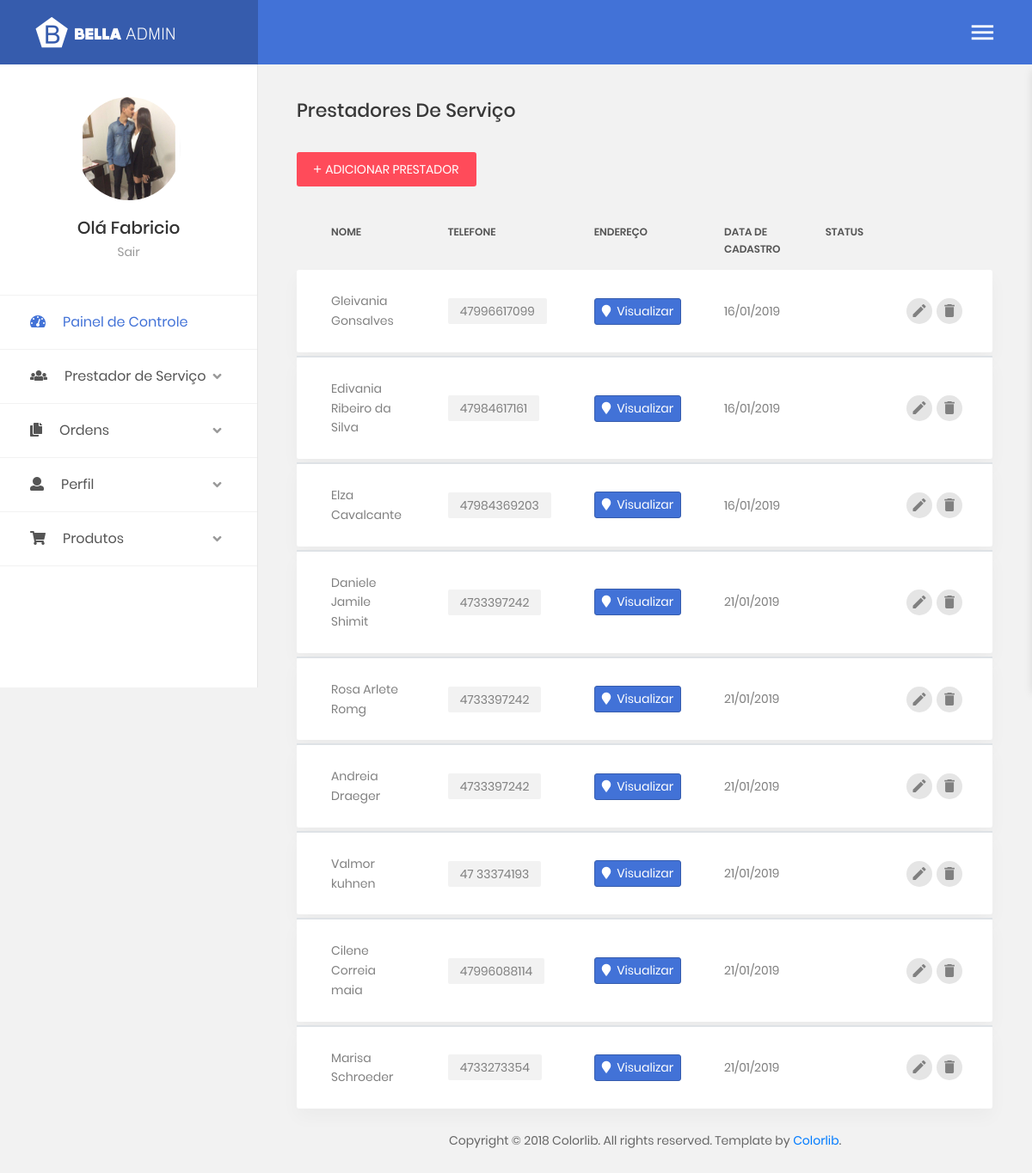
Screenshot of /sistema/rel_ordem.php (signed in) with the database file from the repository.
### tables this page shows
CREATE TABLE `provider` (
  `provider_id` int(11) NOT NULL,
  `name_pr` varchar(65) NOT NULL,
  `tel_pr` varchar(11) NOT NULL,
  `cep` int(8) NOT NULL,
  `rua_pr` varchar(35) NOT NULL,
  `numero_end_pr` int(4) NOT NULL,
  `bairro_pr` varchar(35) NOT NULL,
  `cidade_pr` varchar(35) NOT NULL,
  `estado_pr` varchar(2) NOT NULL,
  `obs_pr` varchar(300) NOT NULL,
  `cod_cad_status` int(11) NOT NULL,
  `sign_date` datetime NOT NULL
);

### sistema/rel_ordem.php (the view, shortened to what this page needs)
<?php
include("class/conexao.php");
    $sql_code = "SELECT * FROM provider";
    $sql_query = $mysqli->query($sql_code) or die($mysqli->error);
    $linha = $sql_query->fetch_assoc();
?>
<!DOCTYPE html>
<html lang="pt-br">
<head>
    <link href="css/font-face.css" rel="stylesheet" media="all">
    <link href="vendor/font-awesome-4.7/css/font-awesome.min.css" rel="stylesheet" media="all">
    <link href="vendor/font-awesome-5/css/fontawesome-all.min.css" rel="stylesheet" media="all">
    <link href="vendor/mdi-font/css/material-design-iconic-font.min.css" rel="stylesheet" media="all">
    <link href="vendor/bootstrap-4.1/bootstrap.min.css" rel="stylesheet" media="all">
    <link href="vendor/animsition/animsition.min.css" rel="stylesheet" media="all">
    <link href="vendor/bootstrap-progressbar/bootstrap-progressbar-3.3.4.min.css" rel="stylesheet" media="all">
    <link href="vendor/wow/animate.css" rel="stylesheet" media="all">
    <link href="vendor/css-hamburgers/hamburgers.min.css" rel="stylesheet" media="all">
    <link href="vendor/slick/slick.css" rel="stylesheet" media="all">
    <link href="vendor/select2/select2.min.css" rel="stylesheet" media="all">
    <link href="vendor/perfect-scrollbar/perfect-scrollbar.css" rel="stylesheet" media="all">
    <link href="vendor/vector-map/jqvmap.min.css" rel="stylesheet" media="all">
    <link href="css/theme.css" rel="stylesheet" media="all">
</head>
<body class="animsition">
    <div class="page-wrapper">
        <?php
        if ($_SESSION['acess_level'] == 1) {
            include ("menusidebar_padrao.php");
        }
        else {
           include ("menusidebar.php");
       }
       ?>
       <div class="page-container2">
        <?php include ("headerdesktop.php");?>
        <div class="main-content">
            <div class="section__content section__content--p30">
                <div class="container-fluid">
                    <h3 class="title-5 m-b-35">Prestadores de Serviço</h3>
                    <div class="table-data__tool">
                        <div class="table-data__tool-right">
                            <a href="cadastrocolaborador.php" style="color: #fff;"><button class="au-btn au-btn-icon au-btn--green au-btn--small">
                                <i class="zmdi zmdi-plus"></i>Adicionar Prestador</button></a>
                            </div>
                        </div>
                        <div class="table-responsive table-responsive-data2">
                            <table class="table table-data2">
                                <thead>
                                    <tr>
                                        <th>Nome</th>
                                        <th>Telefone</th>
                                        <th>Endereço</th>
                                        <th>Data de Cadastro</th>
                                        <th>Status</th>
                                        <th></th>
                                    </tr>
                                </thead>
                                <?php
                                do {
                                    ?>
                                    <tbody>
                                        <tr class="tr-shadow">
                                            <td><?php echo $linha['name_pr']; ?></td>
                                            <td>
                                                <span class="block-email"><?php echo $linha['tel_pr']; ?></span>
                                            </td>
                                            <td class="desc"><button style="background-color: #4272d7;
                                            color: #fff;
                                            border-color: #365cad;" type="button" class="btn btn-warning btn-sm" data-toggle="modal" data-target="#myModal">
                                            <i class="fa fa-map-marker"></i>&nbsp; Visualizar</button>
                                        </td>
                                <td><?php echo date('d/m/Y', strtotime($linha['sign_date'])); ?></td>
                                <td>
                                </td>
                                <td>
                                    <div class="table-data-feature">
                                        <button class="item" data-toggle="tooltip" data-placement="top" title="Editar">
                                            <i class="zmdi zmdi-edit"></i>
                                        </button>
                                        <a href="javascript: if(confirm('Tem certeza que deseja deletar <?php echo $linha['name_pr']; ?> ?'))   location.href='deletar_pr.php?p=deletar&id=<?php echo $linha['id']; ?>';">
                                        <button class="item" data-toggle="tooltip" data-placement="top" title="Deletar">
                                            <i class="zmdi zmdi-delete"></i>
                                        </button></a>
                                    </div>
                                </td>
                            </tr>
                            <tr class="spacer"></tr>
                        </tbody>
                    <?php }while($linha = $sql_query->fetch_assoc()); ?>
                </table>
            </div>
            <div class="row">
                <div class="col-md-12">
                    <div class="copyright">
                        <p>Copyright © 2018 Colorlib. All rights reserved. Template by <a href="https://colorlib.com">Colorlib</a>.</p>
                    </div>
                </div>
            </div>
        </div>
    </div>
</div>
</div>
</div>
</body>
</html>

### rows the page displays
provider: name_pr "Gleivania Gonsalves", tel_pr "47996617099", sign_date "16/01/2019"
provider: name_pr "Edivania Ribeiro da Silva", tel_pr "47984617161", sign_date "16/01/2019"
provider: name_pr "Elza Cavalcante", tel_pr "47984369203", sign_date "16/01/2019"
provider: name_pr "Daniele Jamile Shimit", tel_pr "4733397242", sign_date "21/01/2019"
provider: name_pr "Rosa Arlete Romg", tel_pr "4733397242", sign_date "21/01/2019"
provider: name_pr "Andreia Draeger", tel_pr "4733397242", sign_date "21/01/2019"
provider: name_pr "Valmor kuhnen", tel_pr "47 33374193", sign_date "21/01/2019"
provider: name_pr "Cilene Correia maia", tel_pr "47996088114", sign_date "21/01/2019"
provider: name_pr "Marisa Schroeder", tel_pr "4733273354", sign_date "21/01/2019"

### other values shown
$_SESSION['name'] "Fabricio"
